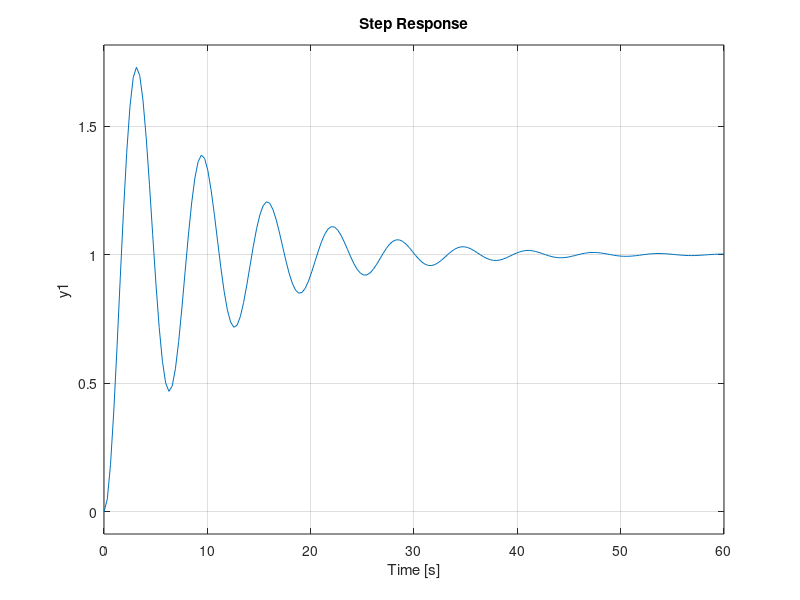

The MATLAB script that drew this image: (Note: this script raises an error after producing the figure.)
w=1;
a1=0.1;
a2=0.4;
a3=0.7;
a4=1;
a5=2;
G1=tf([w^2],[1,2*a1*w,0])
f1=feedback(G1, [1])
step(f1)
stepinfo(f1)
hold on
G2=tf([w^2],[1,2*a2*w,0])
f2=feedback(G2, [1])
step(f2)
stepinfo(f2)
hold on
G3=tf([w^2],[1,2*a3*w,0])
f3=feedback(G3, [1])
step(f3)
stepinfo(f3)
hold on
G4=tf([w^2],[1,2*a4*w,0])
f4=feedback(G4, [1])
step(f4)
stepinfo(f4)
hold on
G5=tf([w^2],[1,2*a5*w,0])
f5=feedback(G5, [1])
step(f5)
stepinfo(f5)
hold on
grid
legend('f1=0.1','f2=0.4','f3=0.7','f4=1','f5=2')
